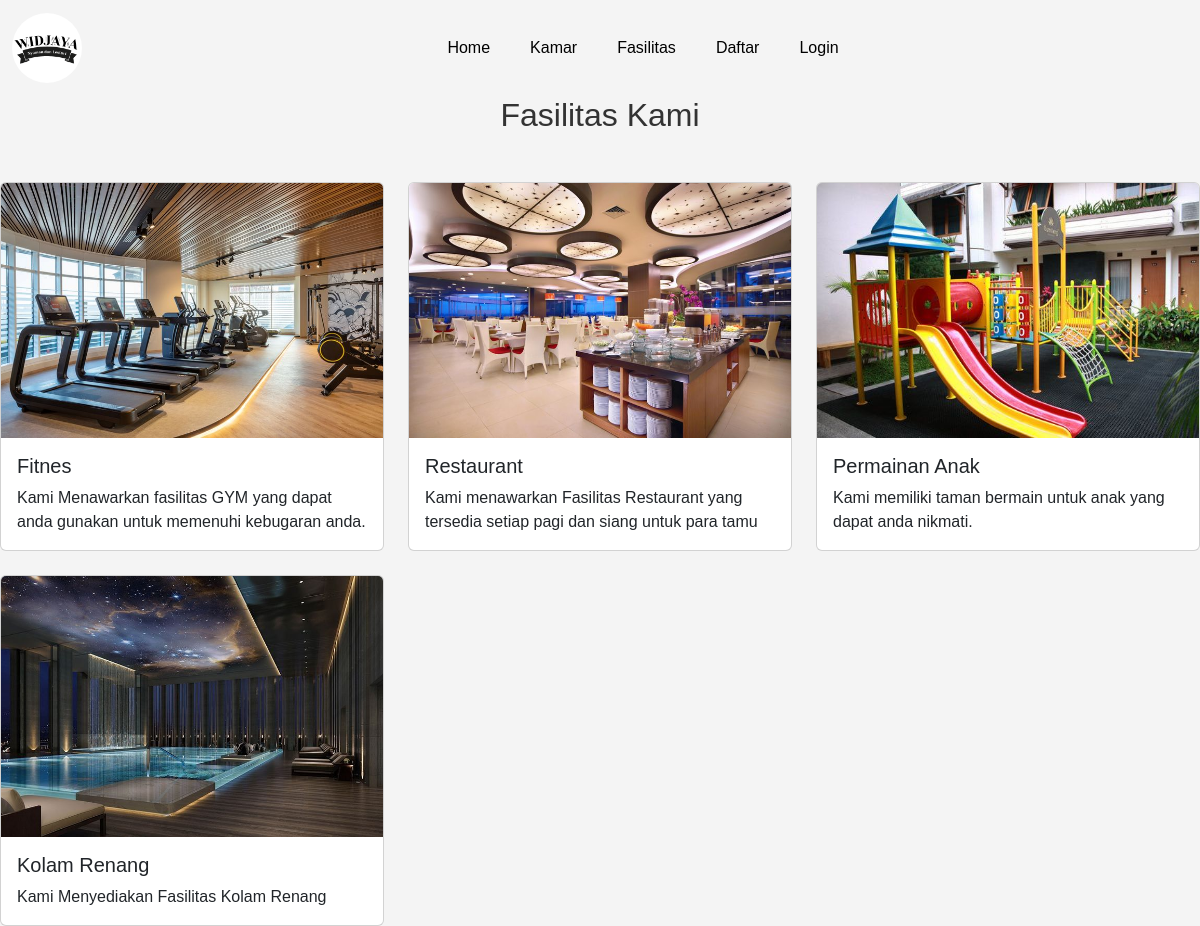
Page /fasilitas.php on the committed database.
### tables this page shows
CREATE TABLE `fasilitas` (
  `id` int NOT NULL,
  `nama_fasilitas` varchar(255) NOT NULL,
  `deskripsi` text NOT NULL,
  `gambar` varchar(255) NOT NULL
);

### fasilitas.php (the view, shortened to what this page needs)
<?php
require_once ('view/header.php');
$query = "SELECT * FROM fasilitas";
$sql = $pdo->prepare($query);
$sql->execute();
$result = $sql->fetchAll(PDO::FETCH_ASSOC);
?>
<h2 class="text-center mb-4">Fasilitas Kami</h2>
<div class="row g-4 mt-3">
  <?php foreach ($result as $row): ?>
    <div class="col-sm-6 col-lg-4">
      <div class="card h-100">
        <img src="Gambar/<?php echo htmlspecialchars($row['gambar']); ?>" class="card-img-top" alt="Fasilitas">
        <div class="card-body">
          <h5 class="card-title"><?php echo htmlspecialchars($row['nama_fasilitas']); ?></h5>
          <p class="card-text"><?php echo htmlspecialchars($row['deskripsi']); ?></p>
        </div>
      </div>
    </div>
  <?php endforeach; ?>
</div>

### view/header.php (shortened to what this page needs)
<!DOCTYPE html>
<html lang="en">
<head>
    <link href="https://cdn.jsdelivr.net/npm/bootstrap@5.3.3/dist/css/bootstrap.min.css" rel="stylesheet">
    <link rel="stylesheet" href="css/styling.css">
</head>
<body>
<nav class="navbar navbar-expand-lg navbar-light" >
    <div class="container-fluid">
         <a class="navbar-brand" href="#"><center><img src="Gambar/logo.png" alt="" style="width: 70px; height: 70px; object-fit: cover; border-radius: 50%;"></center></a>
        <div class="collapse navbar-collapse" id="navbarSupportedContent">
            <ul class="navbar-nav me-auto mb-3 mb-lg-0 mx-auto p-2 grid gap-4 ">
                <li class="nav-item">
                    <a class="nav-link active" aria-current="page" href="index.php">Home</a>
                </li>
                <li class="nav-item">
                    <a class="nav-link active" href="kamar.php">Kamar</a>
                </li>
                <li class="nav-item">
                    <a class="nav-link active" href="fasilitas.php">Fasilitas</a>
                </li>
                <li class="nav-item">
                    <a class="nav-link active" href="daftar.php">Daftar</a>
                </li>
                <li class="nav-item">
                    <a class="nav-link active" href="login.php">Login</a>
                </li>
            </ul>
        </div>
    </div>
</nav>
</body>
</html>

### css/styling.css (style rules this page uses)
body { margin: 0; font-family: Arial, sans-serif; color: #333; }
body { font-family: Arial, sans-serif; background-color: #f4f4f4; margin: 0; padding: 0; }
h2 { text-align: center; margin-bottom: 20px; color: #333; }

### rows in the picture
fasilitas: gambar (picture), nama_fasilitas "Fitnes", deskripsi "Kami Menawarkan fasilitas GYM yang dapat anda gunakan untuk memenuhi kebugaran anda."
fasilitas: gambar (picture), nama_fasilitas "Restaurant", deskripsi "Kami menawarkan Fasilitas Restaurant yang tersedia setiap pagi dan siang untuk para tamu"
fasilitas: gambar (picture), nama_fasilitas "Permainan Anak", deskripsi "Kami memiliki taman bermain untuk anak yang dapat anda nikmati."
fasilitas: gambar (picture), nama_fasilitas "Kolam Renang", deskripsi "Kami Menyediakan Fasilitas Kolam Renang"
